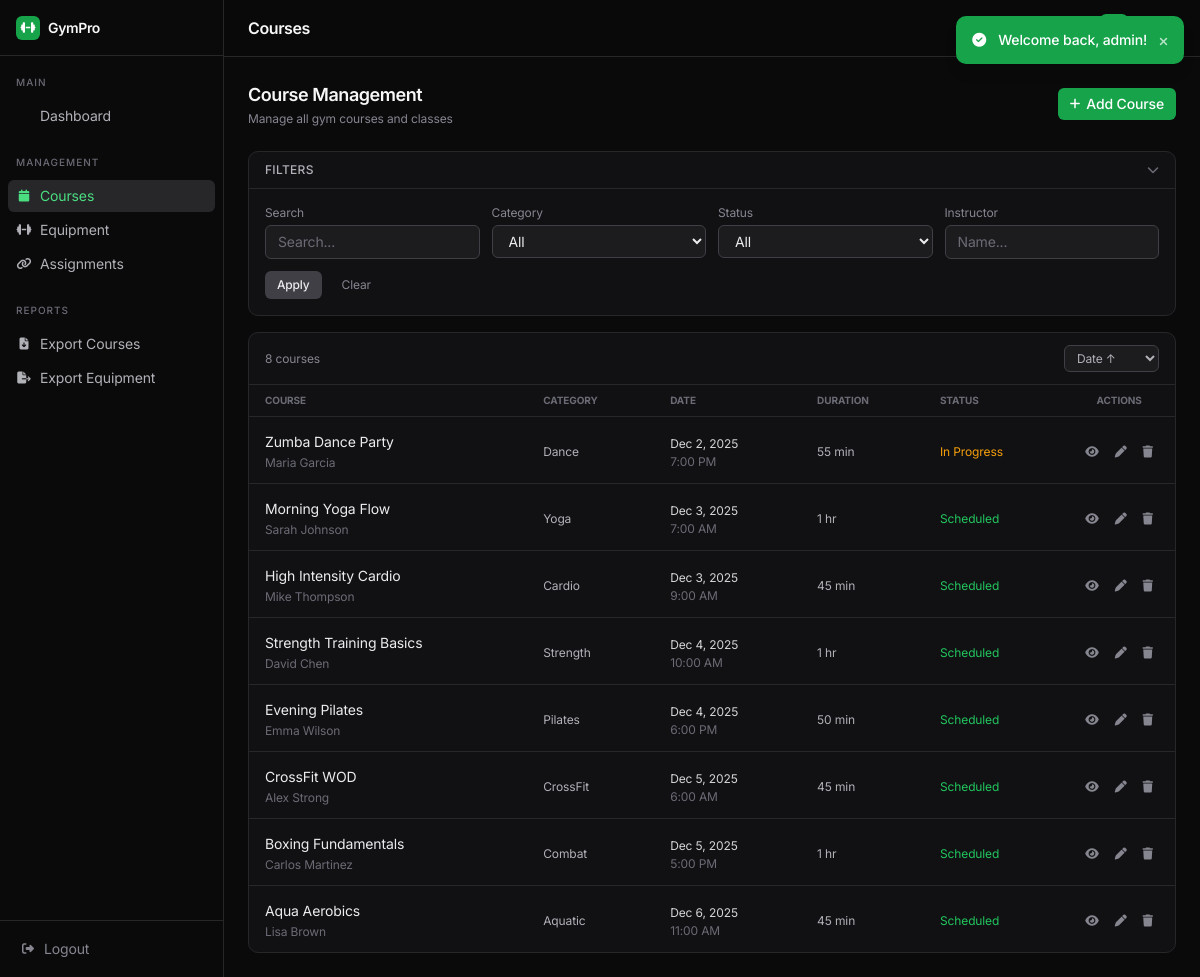
The app's page /courses/index.php (signed in) with its own data.
### tables this page shows
CREATE TABLE courses (
    id INT AUTO_INCREMENT PRIMARY KEY,
    name VARCHAR(100) NOT NULL,
    description TEXT,
    category ENUM('Yoga', 'Cardio', 'Strength', 'Pilates', 'Combat', 'CrossFit', 'Dance', 'Aquatic', 'Wellness') NOT NULL,
    course_date DATE NOT NULL,
    start_time TIME NOT NULL,
    duration_minutes INT NOT NULL DEFAULT 60,
    max_participants INT NOT NULL DEFAULT 20,
    current_participants INT NOT NULL DEFAULT 0,
    instructor_name VARCHAR(100) NOT NULL,
    location VARCHAR(100),
    status ENUM('scheduled', 'in_progress', 'completed', 'cancelled') DEFAULT 'scheduled',
    created_at TIMESTAMP DEFAULT CURRENT_TIMESTAMP,
    updated_at TIMESTAMP DEFAULT CURRENT_TIMESTAMP ON UPDATE CURRENT_TIMESTAMP,
    INDEX idx_category (category),
    INDEX idx_status (status),
    INDEX idx_date (course_date),
    INDEX idx_instructor (instructor_name)
);

### includes/functions.php (called while the page is built, shortened)
<?php
require_once __DIR__ . '/db.php';
function sanitize($data)
{
    $data = trim($data);
    $data = stripslashes($data);
    $data = htmlspecialchars($data, ENT_QUOTES, 'UTF-8');
    return $data;
}
function e(?string $value): string
{
    return htmlspecialchars($value ?? '', ENT_QUOTES, 'UTF-8');
}
function formatDate(?string $date, string $format = 'M d, Y'): string
{
    $datetime = new DateTime($date);
    return $datetime->format($format);
}
function formatTime(?string $time, string $format = 'g:i A'): string
{
    $datetime = new DateTime($time);
    return $datetime->format($format);
}
function formatDuration(int $minutes): string
{
    if ($minutes < 60) {
        return $minutes . ' min';
    }
    $hours = floor($minutes / 60);
    $mins = $minutes % 60;
    if ($mins === 0) {
        return $hours . ' hr';
    }
    return $hours . ' hr ' . $mins . ' min';
}
function url(string $path = '', array $params = []): string
{
    $url = BASE_URL . '/' . ltrim($path, '/');
    return $url;
}
function paginate(int $totalItems, int $currentPage = 1, int $perPage = ITEMS_PER_PAGE): array
{
    $totalPages = max(1, ceil($totalItems / $perPage));
    $currentPage = max(1, min($currentPage, $totalPages));
    $offset = ($currentPage - 1) * $perPage;
    return [
        'total_items' => $totalItems,
        'per_page' => $perPage,
        'current_page' => $currentPage,
        'total_pages' => $totalPages,
        'offset' => $offset,
        'has_prev' => $currentPage > 1,
        'has_next' => $currentPage < $totalPages,
        'prev_page' => $currentPage - 1,
        'next_page' => $currentPage + 1
    ];
}

### includes/courses/functions.php (called while the page is built, shortened)
<?php
require_once dirname(__DIR__) . '/db.php';
require_once dirname(__DIR__) . '/functions.php';
function getAllCourses(array $filters = [], int $page = 1, int $perPage = ITEMS_PER_PAGE): array
{
    $where = [];
    $params = [];
    $types = '';
    $whereClause = !empty($where) ? 'WHERE ' . implode(' AND ', $where) : '';
    $countQuery = "SELECT COUNT(*) as count FROM courses $whereClause";
    $totalItems = dbSelectOne($countQuery, $params, $types)['count'] ?? 0;
    $pagination = paginate($totalItems, $page, $perPage);
    $sortColumn = $filters['sort'] ?? 'course_date';
    $sortOrder = $filters['order'] ?? 'ASC';
    $allowedColumns = ['name', 'category', 'course_date', 'start_time', 'duration_minutes', 'max_participants', 'instructor_name', 'status', 'created_at'];
    $sortOrder = strtoupper($sortOrder) === 'DESC' ? 'DESC' : 'ASC';
    $query = "SELECT c.*,
                (SELECT COUNT(*) FROM course_equipment WHERE course_id = c.id) as equipment_count
              FROM courses c
              $whereClause
              ORDER BY $sortColumn $sortOrder, c.start_time ASC
              LIMIT ? OFFSET ?";
    $params[] = $pagination['per_page'];
    $params[] = $pagination['offset'];
    $types .= 'ii';
    $courses = dbSelect($query, $params, $types);
    return [
        'courses' => $courses,
        'pagination' => $pagination
    ];
}

### includes/db.php (called while the page is built, shortened)
<?php
function getDbConnection(): ?mysqli
{
    static $conn = null;
    if ($conn === null) {
        try {
            $conn = new mysqli(
                DB_HOST,
                DB_USERNAME,
                DB_PASSWORD,
                DB_DATABASE,
                (int) DB_PORT
            );
            $conn->set_charset(DB_CHARSET);
            $conn->query("SET SESSION sql_mode = 'STRICT_TRANS_TABLES,NO_ZERO_DATE,NO_ZERO_IN_DATE,ERROR_FOR_DIVISION_BY_ZERO,NO_ENGINE_SUBSTITUTION'");
        } catch (mysqli_sql_exception $e) {
            if (APP_DEBUG) {
                die("Database Connection Error: " . $e->getMessage());
            } else {
                error_log("Database Connection Error: " . $e->getMessage());
                die("Database connection failed. Please try again later.");
            }
        }
    }
    return $conn;
}
function dbSelect(string $query, array $params = [], string $types = ''): array
{
    $conn = getDbConnection();
    $results = [];
    try {
        $stmt = $conn->prepare($query);
        if (!empty($params)) {
            $stmt->bind_param($types, ...$params);
        }
        $stmt->execute();
        $result = $stmt->get_result();
        while ($row = $result->fetch_assoc()) {
            $results[] = $row;
        }
    } catch (mysqli_sql_exception $e) {
        error_log("Database Query Error: " . $e->getMessage());
        if (APP_DEBUG) {
            throw $e;
        }
    }
    return $results;
}
function dbSelectOne(string $query, array $params = [], string $types = ''): ?array
{
    $results = dbSelect($query, $params, $types);
    return $results[0] ?? null;
}

### public/courses/index.php (the view, shortened to what this page needs)
<?php
require_once __DIR__ . '/../../includes/courses/functions.php';
require_once __DIR__ . '/../../includes/course_equipment/functions.php';
$filters = [
    'search' => sanitize($_GET['search'] ?? ''),
    'category' => sanitize($_GET['category'] ?? ''),
    'status' => sanitize($_GET['status'] ?? ''),
    'instructor' => sanitize($_GET['instructor'] ?? ''),
    'date_from' => sanitize($_GET['date_from'] ?? ''),
    'date_to' => sanitize($_GET['date_to'] ?? ''),
    'equipment_id' => sanitize($_GET['equipment_id'] ?? ''),
    'sort' => sanitize($_GET['sort'] ?? 'course_date'),
    'order' => sanitize($_GET['order'] ?? 'ASC')
];
$page = isset($_GET['page']) ? max(1, (int) $_GET['page']) : 1;
$result = getAllCourses($filters, $page);
$courses = $result['courses'];
$pagination = $result['pagination'];
require_once __DIR__ . '/../../includes/header.php';
?>
<div class="flex items-center justify-between mb-6">
    <div>
        <h1 class="text-lg font-semibold text-dark-50 tracking-tight">Course Management</h1>
        <p class="text-xs text-dark-400 mt-0.5">Manage all gym courses and classes</p>
    </div>
    <a href="<?php echo url('/courses/create.php'); ?>" class="inline-flex items-center gap-1.5 px-3 py-1.5 bg-mint-600 hover:bg-mint-700 text-white text-sm font-medium rounded">
        <i class="fas fa-plus text-xs"></i>
        Add Course
    </a>
</div>
<div class="bg-dark-950 border border-dark-900 rounded-lg mb-4">
    <button type="button" class="flex items-center justify-between w-full px-4 py-2.5 text-left" id="toggleFilters">
        <span class="text-xs font-medium text-dark-300 uppercase tracking-wide">Filters</span>
        <i class="fas fa-chevron-down text-dark-500 text-xs transition-transform" id="filterIcon"></i>
    </button>
    <div class="px-4 pb-4 border-t border-dark-900" id="filtersBody">
        <form action="" method="GET" class="pt-4">
            <div class="grid grid-cols-2 lg:grid-cols-4 gap-3 mb-3">
                <div>
                    <label class="block text-xs text-dark-400 mb-1">Search</label>
                    <input type="text" name="search" value="<?php echo e($filters['search']); ?>" placeholder="Search..." class="w-full px-3 py-1.5 bg-dark-925 border border-dark-800 rounded text-sm text-dark-100 placeholder-dark-500">
                </div>
                <div>
                    <label class="block text-xs text-dark-400 mb-1">Category</label>
                    <select name="category" class="w-full px-3 py-1.5 bg-dark-925 border border-dark-800 rounded text-sm text-dark-100">
                        <option value="">All</option>
                    </select>
                </div>
                <div>
                    <label class="block text-xs text-dark-400 mb-1">Status</label>
                    <select name="status" class="w-full px-3 py-1.5 bg-dark-925 border border-dark-800 rounded text-sm text-dark-100">
                        <option value="">All</option>
                    </select>
                </div>
                <div>
                    <label class="block text-xs text-dark-400 mb-1">Instructor</label>
                    <input type="text" name="instructor" value="<?php echo e($filters['instructor']); ?>" placeholder="Name..." class="w-full px-3 py-1.5 bg-dark-925 border border-dark-800 rounded text-sm text-dark-100 placeholder-dark-500">
                </div>
            </div>
            <div class="flex gap-2">
                <button type="submit" class="px-3 py-1.5 bg-dark-800 hover:bg-dark-700 text-dark-100 text-xs font-medium rounded">Apply</button>
                <a href="<?php echo url('/courses/'); ?>" class="px-3 py-1.5 text-dark-400 hover:text-dark-200 text-xs">Clear</a>
            </div>
        </form>
    </div>
</div>
<div class="bg-dark-950 border border-dark-900 rounded-lg overflow-hidden">
    <div class="px-4 py-3 border-b border-dark-900 flex items-center justify-between">
        <span class="text-xs text-dark-400"><?php echo $pagination['total_items']; ?> courses</span>
        <select id="sortSelect" onchange="applySorting()" class="text-xs bg-dark-925 border border-dark-800 rounded px-2 py-1 text-dark-300">
            <option value="course_date-ASC" <?php echo ($filters['sort'] === 'course_date' && $filters['order'] === 'ASC') ? 'selected' : ''; ?>>Date ↑</option>
        </select>
    </div>
    <?php if (!empty($courses)): ?>
    <table class="w-full">
        <thead>
            <tr class="text-[10px] font-medium text-dark-500 uppercase tracking-wider border-b border-dark-900">
                <th class="text-left px-4 py-2">Course</th>
                <th class="text-left px-4 py-2">Category</th>
                <th class="text-left px-4 py-2">Date</th>
                <th class="text-left px-4 py-2">Duration</th>
                <th class="text-left px-4 py-2">Status</th>
                <th class="text-center px-4 py-2 w-20">Actions</th>
            </tr>
        </thead>
        <tbody class="divide-y divide-dark-900">
            <?php foreach ($courses as $course): ?>
            <tr class="hover:bg-dark-925">
                <td class="px-4 py-3">
                    <a href="<?php echo url('/courses/view.php?id=' . $course['id']); ?>" class="text-sm text-dark-100 hover:text-mint-400"><?php echo e($course['name']); ?></a>
                    <p class="text-xs text-dark-500 mt-0.5"><?php echo e($course['instructor_name']); ?></p>
                </td>
                <td class="px-4 py-3">
                    <span class="text-xs text-dark-300"><?php echo e($course['category']); ?></span>
                </td>
                <td class="px-4 py-3">
                    <span class="text-xs text-dark-200"><?php echo formatDate($course['course_date'], 'M j, Y'); ?></span>
                    <span class="text-xs text-dark-500 block"><?php echo formatTime($course['start_time']); ?></span>
                </td>
                <td class="px-4 py-3">
                    <span class="text-xs text-dark-300"><?php echo formatDuration($course['duration_minutes']); ?></span>
                </td>
                <td class="px-4 py-3">
                    <?php
                    $statusColor = match($course['status']) {
                        'scheduled' => 'text-mint-500',
                        'in_progress' => 'text-amber-500',
                        'completed' => 'text-dark-400',
                        'cancelled' => 'text-red-500',
                        default => 'text-dark-400'
                    };
                    ?>
                    <span class="text-xs <?php echo $statusColor; ?>"><?php echo e(COURSE_STATUSES[$course['status']] ?? $course['status']); ?></span>
                </td>
                <td class="px-4 py-3 text-center">
                    <div class="flex items-center justify-center gap-1">
                        <a href="<?php echo url('/courses/view.php?id=' . $course['id']); ?>" class="p-1.5 text-dark-400 hover:text-dark-100" title="View"><i class="fas fa-eye text-xs"></i></a>
                        <a href="<?php echo url('/courses/edit.php?id=' . $course['id']); ?>" class="p-1.5 text-dark-400 hover:text-dark-100" title="Edit"><i class="fas fa-pen text-xs"></i></a>
                        <a href="<?php echo url('/courses/delete.php?id=' . $course['id']); ?>" class="p-1.5 text-dark-400 hover:text-red-400" title="Delete" data-confirm="Delete this course?"><i class="fas fa-trash text-xs"></i></a>
                    </div>
                </td>
            </tr>
            <?php endforeach; ?>
        </tbody>
    </table>
    <?php endif; ?>
</div>
<?php
require_once __DIR__ . '/../../includes/footer.php';
?>

### includes/header.php (style rules this page uses)
* { letter-spacing: -0.01em; }
body { background: #0a0a0b; color: #ececee; font-feature-settings: 'cv02', 'cv03', 'cv04', 'cv11'; }
h1, h2, h3, h4, h5, h6 { letter-spacing: -0.025em; font-weight: 600; }
table { border-collapse: separate; border-spacing: 0; }

### records on screen
courses: name "Zumba Dance Party", instructor_name "Maria Garcia", category "Dance", course_date "Dec 2, 2025", start_time "7:00 PM", duration_minutes "55 min", status "In Progress"
courses: name "Morning Yoga Flow", instructor_name "Sarah Johnson", category "Yoga", course_date "Dec 3, 2025", start_time "7:00 AM", duration_minutes "1 hr", status "Scheduled"
courses: name "High Intensity Cardio", instructor_name "Mike Thompson", category "Cardio", course_date "Dec 3, 2025", start_time "9:00 AM", duration_minutes "45 min", status "Scheduled"
courses: name "Strength Training Basics", instructor_name "David Chen", category "Strength", course_date "Dec 4, 2025", start_time "10:00 AM", duration_minutes "1 hr", status "Scheduled"
courses: name "Evening Pilates", instructor_name "Emma Wilson", category "Pilates", course_date "Dec 4, 2025", start_time "6:00 PM", duration_minutes "50 min", status "Scheduled"
courses: name "CrossFit WOD", instructor_name "Alex Strong", category "CrossFit", course_date "Dec 5, 2025", start_time "6:00 AM", duration_minutes "45 min", status "Scheduled"
courses: name "Boxing Fundamentals", instructor_name "Carlos Martinez", category "Combat", course_date "Dec 5, 2025", start_time "5:00 PM", duration_minutes "1 hr", status "Scheduled"
courses: name "Aqua Aerobics", instructor_name "Lisa Brown", category "Aquatic", course_date "Dec 6, 2025", start_time "11:00 AM", duration_minutes "45 min", status "Scheduled"

### other values on screen
$pageTitle "Courses"
$msg['message'] "Welcome back, admin!"
$pagination['total_items'] "8"
